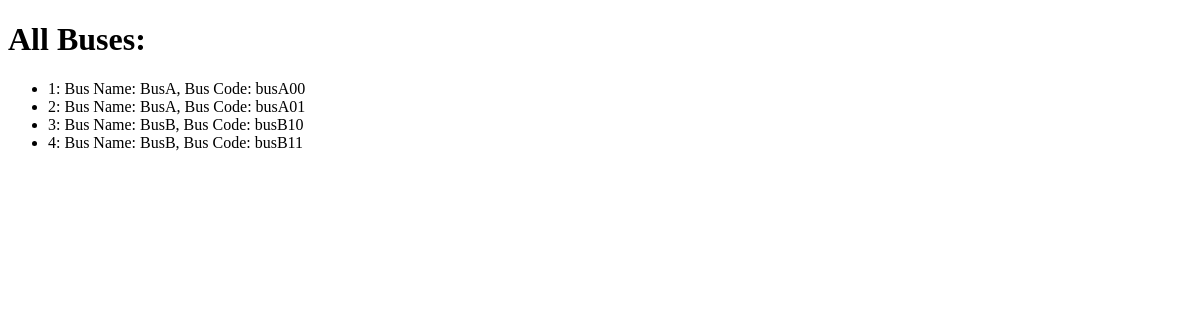
The page /tickets/buses/ on the database as committed earlier.
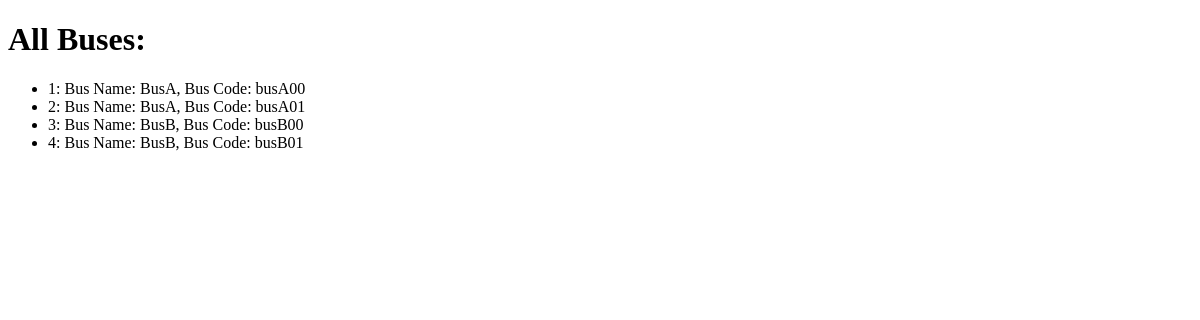
The same page on the database as committed later.
### tickets/models.py (models this page shows)
class Bus(models.Model):
    bus_name = models.CharField(max_length=60)
    bus_code = models.CharField(max_length=10)
    def __str__(self):
        return f"Bus Name: {self.bus_name}, Bus Code: {self.bus_code}"

### tickets/views.py (the view)
# urls.py: path("buses/", views.bus_index, name="bus_index"),
def bus_index(request):
    return render(request, 'tickets/bus_index.html', {
       'buses': Bus.objects.all()
    })

### tickets/templates/tickets/bus_index.html
{% extends "tickets/layout.html" %}
{% block body %}
    <h1>All Buses:</h1>
    <ul>
    {% for bus in buses %}
        <li>{{bus.id}}: {{bus}}</li>
    {% endfor %}
    </ul>
{% endblock %}

Rows that differ between the two databases and show on the page:
changed Bus id 3: bus_name+bus_code "Bus Name: BusB, Bus Code: busB10" → "Bus Name: BusB, Bus Code: busB00"
changed Bus id 4: bus_name+bus_code "Bus Name: BusB, Bus Code: busB11" → "Bus Name: BusB, Bus Code: busB01"
